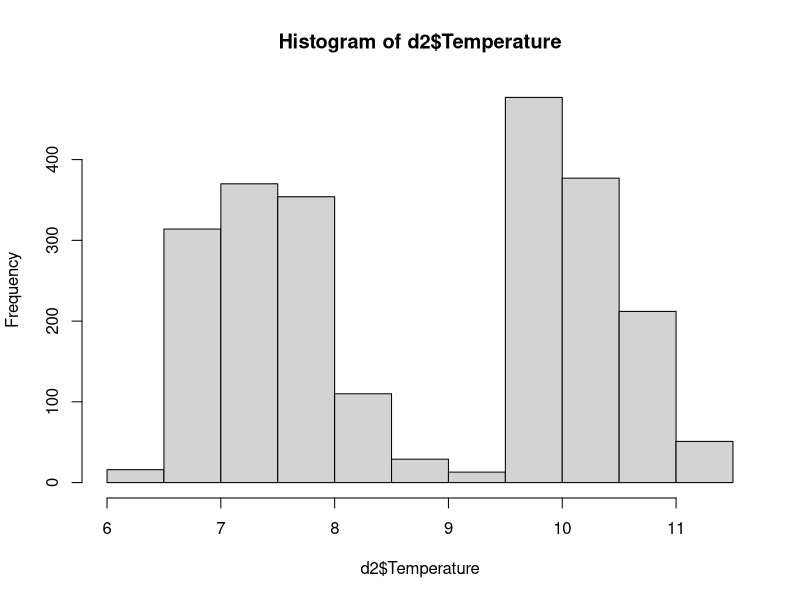
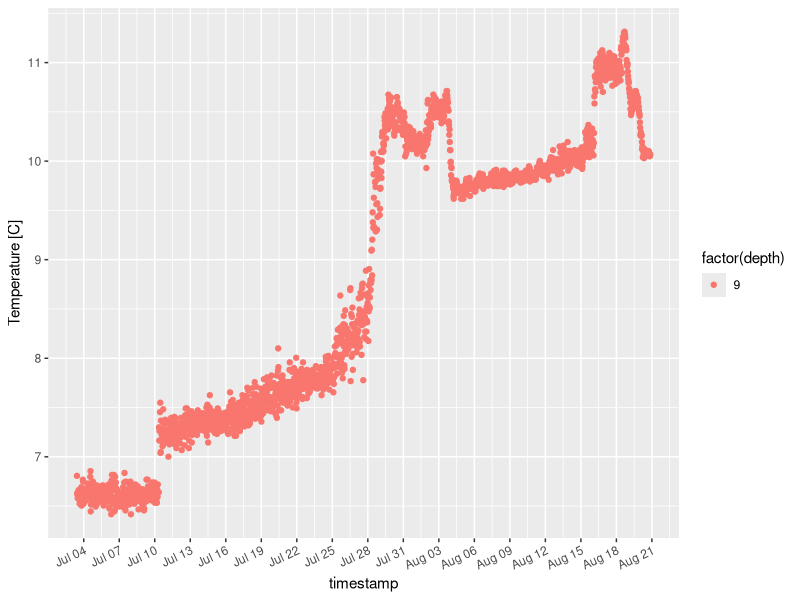
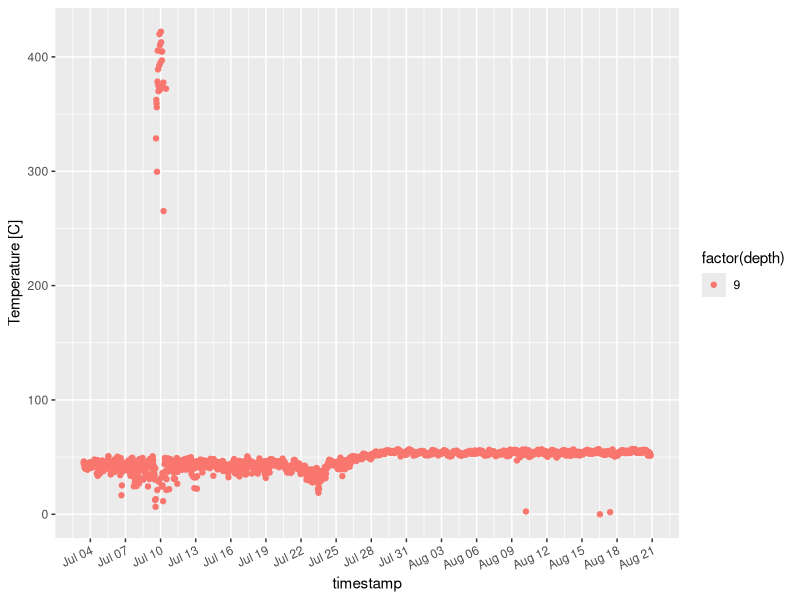
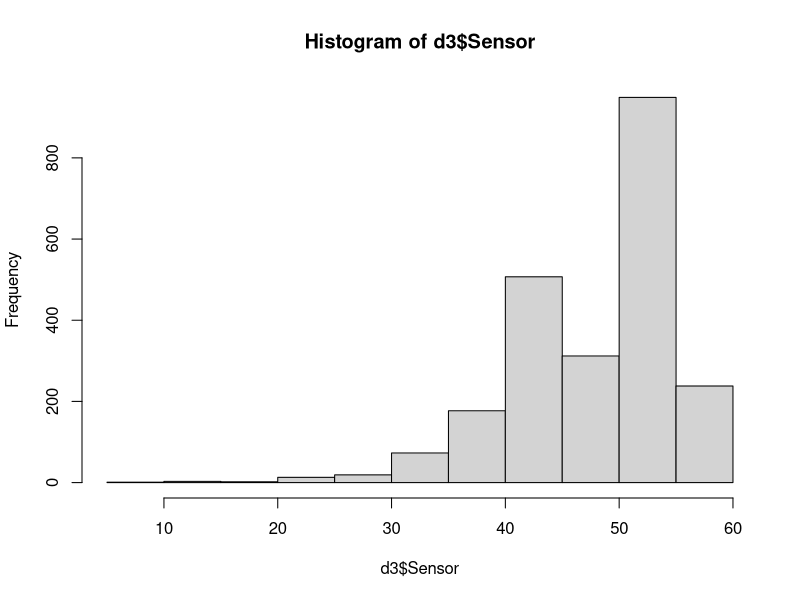
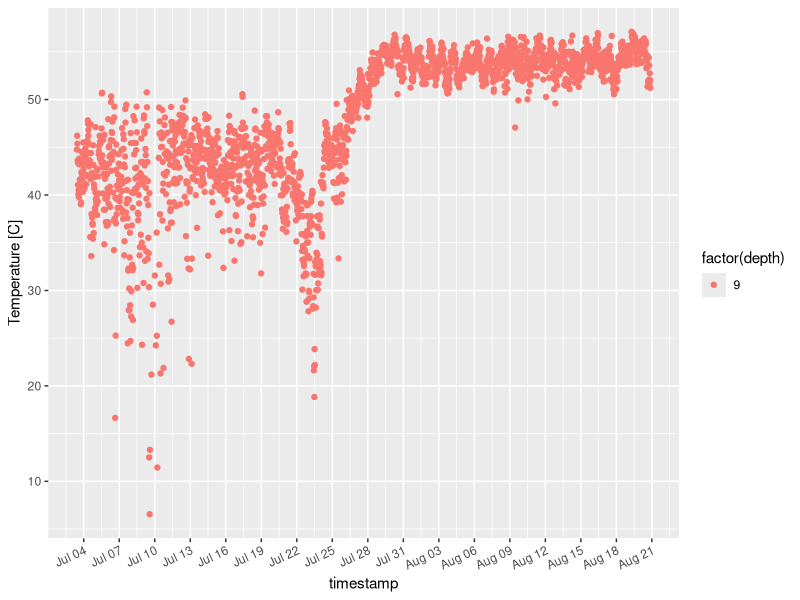
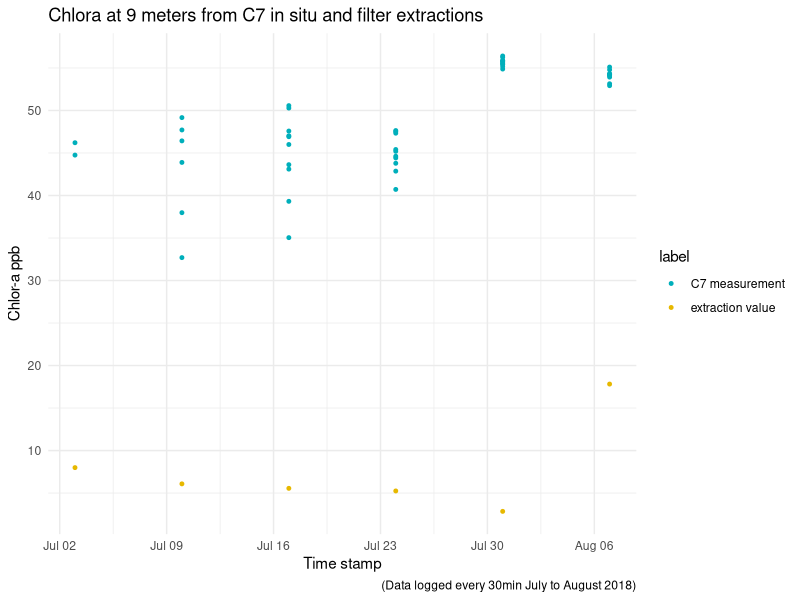
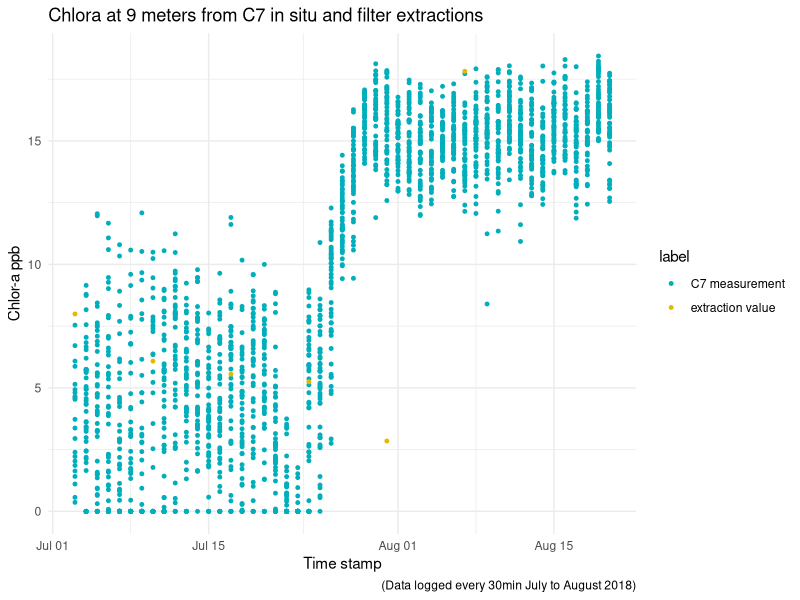

Write the R code that produced these figures, in order.
####################
# # # Chlor-a # # #
####################
library(ggplot2)
library(scales)
library(dplyr)


d <- read.csv("C7_07_03_08_21_2018_corrected.csv", header=T)
names(d)

d$timestamp <- as.POSIXct(d$Mountain.Standard.Time, format="%Y-%m-%d %H:%M:%OS")
range(d$timestamp)

# restrict for date range
d2 <- subset(d,timestamp >= as.POSIXct('2018-07-03 13:00:00') & 
               timestamp <= as.POSIXct('2018-08-21 00:00:00'))
range(d2$timestamp)

# Temp
hist(d2$Temperature)
qplot(timestamp, Temperature, data = d2, geom="point", ylab = "Temperature [C]", color = factor(depth)) +
  scale_x_datetime(date_breaks = "72 hour", labels = date_format("%b %d")) +
  theme(axis.text.x = element_text(angle = 25, vjust = 1.0, hjust = 1.0))

temp_mean <- (mean(d2$Temperature)) #8.729836
temp_sd <- (sd(d2$Temperature)) #1.488609

# look for values 4 SD away from mean 
temp_cutoff <- (temp_sd*4)

#find outlier values 
temp_upL <- (temp_mean + temp_cutoff)
temp_lowL <- (temp_mean - temp_cutoff)

range(d2$Temperature) # currently no temps outside of range 


qplot(timestamp, Sensor, data = d2, geom="point", ylab = "Temperature [C]", color = factor(depth)) +
  scale_x_datetime(date_breaks = "72 hour", labels = date_format("%b %d")) +
  theme(axis.text.x = element_text(angle = 25, vjust = 1.0, hjust = 1.0))

chlor_mean <- (mean(d2$Sensor)) #51.62525
chlor_sd <- (sd(d2$Sensor)) #35.51271

# look for values 3 SD away from mean 
chlor_cutoff <- (chlor_sd*3)

#find outlier values 
chlor_upL <- (chlor_mean + chlor_cutoff)
chlor_lowL <- (chlor_mean - chlor_cutoff) # lower limit not realistic so used 3

range(d2$Sensor)
names(d2)

d3 <- subset(d2, Sensor <= 158.1634 & Sensor >= 3, 
             select=c(sensor: timestamp))

range((d3$Sensor))
hist(d3$Sensor)

qplot(timestamp, Sensor, data = d3, geom="point", ylab = "Temperature [C]", color = factor(depth)) +
  scale_x_datetime(date_breaks = "72 hour", labels = date_format("%b %d")) +
  theme(axis.text.x = element_text(angle = 25, vjust = 1.0, hjust = 1.0)) 

range(d3$Battery)
range(d3$Gain) # gain = 10 = 10 volts = 0 to 0.075


# Need to check with raw data 

# format date for extractions and sensor data
chla <- read.csv("CHLA_GL4.csv", header=T)
chla$date1 <- as.Date(chla$date, format="%m/%d/%y")

d3$date1 <- as.Date(d3$timestamp, format="%Y-%m-%d")
range(d3$date1)

# select for relevant parameters
#restrict sensor measurements to days with samples collected
d2.temp <- subset(d3,timestamp >= as.POSIXct('2018-07-03 10:00:00') & 
               timestamp <= as.POSIXct('2018-07-03 14:00:00'))
range(d2.temp$timestamp)

d1.temp <- subset(d3,timestamp >= as.POSIXct('2018-07-10 9:00:00') & 
                    timestamp <= as.POSIXct('2018-07-10 14:00:00'))
range(d1.temp$timestamp)

d3.temp <- subset(d3,timestamp >= as.POSIXct('2018-07-17 9:00:00') & 
                    timestamp <= as.POSIXct('2018-07-17 14:00:00'))
range(d3.temp$timestamp)

d4.temp <- subset(d3,timestamp >= as.POSIXct('2018-07-24 9:00:00') & 
                    timestamp <= as.POSIXct('2018-07-24 14:00:00'))
range(d4.temp$timestamp)

d5.temp <- subset(d3,timestamp >= as.POSIXct('2018-07-31 9:00:00') & 
                    timestamp <= as.POSIXct('2018-07-31 14:00:00'))
range(d5.temp$timestamp)

d6.temp <- subset(d3,timestamp >= as.POSIXct('2018-08-07 9:00:00') & 
                    timestamp <= as.POSIXct('2018-08-07 14:00:00'))
range(d6.temp$timestamp)

newc7<- rbind(d2.temp, d3.temp, d4.temp, d5.temp, d6.temp, d1.temp)

c7comp <- subset(newc7, select=c(date1, Sensor))
c7comp$label <- "C7 measurement"
chlcomp <- subset(chla, select=c(date1, Sensor))
chlcomp$label <- "extraction value"

newdat <- rbind(c7comp, chlcomp)
names(chla)
names(d3)



chlor_comp_plot2 <- ggplot(newdat, aes(x = date1, y = Sensor)) + 
  geom_point(aes(color = label), size = 1) + 
  scale_color_manual(values = c("#00AFBB", "#E7B800")) +   
  labs(title = "Chlora at 9 meters from C7 in situ and filter extractions",
       caption = "(Data logged every 30min July to August 2018)",
       x= "Time stamp", y= "Chlor-a ppb") +
  theme_minimal()

ggsave("Summer2018_chlor_comp_plot2.pdf", chlor_comp_plot2, scale = 2, width = 12, height = 5, units = c("cm"), dpi = 500)


# calibration factor between the extracted values and the C7
chla_comp <- lm(Sensor ~ label, data= newdat)
summary(chla_comp)
range(chla$Sensor)
newdat$Sensor

# transform c7 logger data 

d3$chlora <- (d3$Sensor -38.6688)
# change all negatives to 0 
d3$chlora <- ifelse(d3$chlora < 0, 0, d3$chlora)

range(d3$Sensor)
range(d3$chlora)
range(chla$Sensor)

# look at transformed values 
c7comp <- subset(d3, select=c(date1, Sensor, chlora))
c7comp$label <- "C7 measurement"
chlcomp <- subset(chla, select=c(date1, Sensor))
chlcomp$chlora <- (chlcomp$Sensor)
chlcomp$label <- "extraction value"

newdat_tran <- rbind(c7comp, chlcomp)


chlor_comp_plot.transformed <- ggplot(newdat_tran, aes(x = date1, y = chlora)) + 
  geom_point(aes(color = label), size = 1) + 
  scale_color_manual(values = c("#00AFBB", "#E7B800")) +   
  labs(title = "Chlora at 9 meters from C7 in situ and filter extractions",
       caption = "(Data logged every 30min July to August 2018)",
       x= "Time stamp", y= "Chlor-a ppb") +
  theme_minimal()

ggsave("Summer2018_chlor_comp_transformed.pdf", chlor_comp_plot.transformed, scale = 2, width = 12, height = 5, units = c("cm"), dpi = 500)


# select final parameters for C7 data


